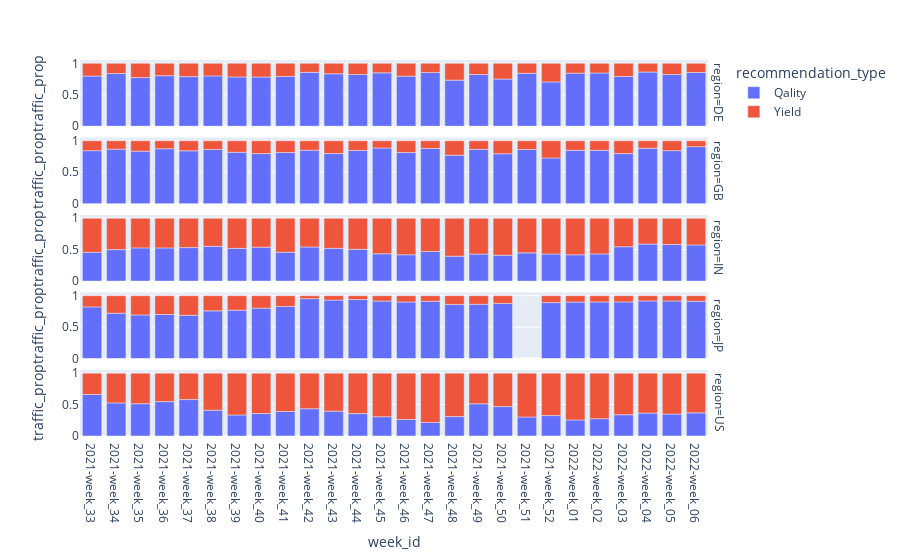

This figure's notebook cell:
### Code cell
px.bar(traffic_prop_per_type_wow, x='week_id', y='traffic_prop', color='recommendation_type', facet_row='region', height=800)

### Figure 1 — Plotly figure (JSON) as saved in the notebook; plotly's stock layout.template omitted (floating-point values rounded to 4 significant figures)
{"data": [{"alignmentgroup": "True", "hovertemplate": "recommendation_type=Qality<br>region=DE<br>week_id=%{x}<br>traffic_prop=%{y}<extra></extra>", "legendgroup": "Qality", "marker": {"color": "#636efa", "pattern": {"shape": ""}}, "name": "Qality", "offsetgroup": "Qality", "orientation": "v", "showlegend": true, "textposition": "auto", "type": "bar", "x": ["2021-week_33", "2021-week_34", "2021-week_35", "2021-week_36", "2021-week_37", "2021-week_38", "2021-week_39", "2021-week_40", "2021-week_41", "2021-week_42", "2021-week_43", "2021-week_44", "2021-week_45", "2021-week_46", "2021-week_47", "2021-week_48", "2021-week_49", "2021-week_50", "2021-week_51", "2021-week_52", "2022-week_01", "2022-week_02", "2022-week_03", "2022-week_04", "2022-week_05", "2022-week_06"], "xaxis": "x5", "y": [0.7967, 0.8369, 0.7731, 0.803, 0.7883, 0.8, 0.7831, 0.7816, 0.7912, 0.8564, 0.8332, 0.8222, 0.8485, 0.7961, 0.8553, 0.7324, 0.8218, 0.7494, 0.8407, 0.7036, 0.8435, 0.8467, 0.791, 0.8617, 0.8224, 0.8536], "yaxis": "y5"}, {"alignmentgroup": "True", "hovertemplate": "recommendation_type=Qality<br>region=GB<br>week_id=%{x}<br>traffic_prop=%{y}<extra></extra>", "legendgroup": "Qality", "marker": {"color": "#636efa", "pattern": {"shape": ""}}, "name": "Qality", "offsetgroup": "Qality", "orientation": "v", "showlegend": false, "textposition": "auto", "type": "bar", "x": ["2021-week_33", "2021-week_34", "2021-week_35", "2021-week_36", "2021-week_37", "2021-week_38", "2021-week_39", "2021-week_40", "2021-week_41", "2021-week_42", "2021-week_43", "2021-week_44", "2021-week_45", "2021-week_46", "2021-week_47", "2021-week_48", "2021-week_49", "2021-week_50", "2021-week_51", "2021-week_52", "2022-week_01", "2022-week_02", "2022-week_03", "2022-week_04", "2022-week_05", "2022-week_06"], "xaxis": "x4", "y": [0.8428, 0.8666, 0.8345, 0.8732, 0.8406, 0.862, 0.8169, 0.7957, 0.8129, 0.85, 0.7963, 0.8459, 0.8843, 0.8124, 0.8779, 0.7697, 0.8632, 0.7931, 0.8613, 0.7259, 0.8474, 0.8481, 0.7956, 0.88, 0.8431, 0.9065], "yaxis": "y4"}, {"alignmentgroup": "True", "hovertemplate": "recommendation_type=Qality<br>region=IN<br>week_id=%{x}<br>traffic_prop=%{y}<extra></extra>", "legendgroup": "Qality", "marker": {"color": "#636efa", "pattern": {"shape": ""}}, "name": "Qality", "offsetgroup": "Qality", "orientation": "v", "showlegend": false, "textposition": "auto", "type": "bar", "x": ["2021-week_33", "2021-week_34", "2021-week_35", "2021-week_36", "2021-week_37", "2021-week_38", "2021-week_39", "2021-week_40", "2021-week_41", "2021-week_42", "2021-week_43", "2021-week_44", "2021-week_45", "2021-week_46", "2021-week_47", "2021-week_48", "2021-week_49", "2021-week_50", "2021-week_51", "2021-week_52", "2022-week_01", "2022-week_02", "2022-week_03", "2022-week_04", "2022-week_05", "2022-week_06"], "xaxis": "x3", "y": [0.4581, 0.5005, 0.5282, 0.5279, 0.5328, 0.5534, 0.5205, 0.5396, 0.4589, 0.5428, 0.5211, 0.5047, 0.4344, 0.4189, 0.4706, 0.3958, 0.4294, 0.411, 0.449, 0.4307, 0.4187, 0.432, 0.5463, 0.589, 0.5818, 0.5746], "yaxis": "y3"}, {"alignmentgroup": "True", "hovertemplate": "recommendation_type=Qality<br>region=JP<br>week_id=%{x}<br>traffic_prop=%{y}<extra></extra>", "legendgroup": "Qality", "marker": {"color": "#636efa", "pattern": {"shape": ""}}, "name": "Qality", "offsetgroup": "Qality", "orientation": "v", "showlegend": false, "textposition": "auto", "type": "bar", "x": ["2021-week_33", "2021-week_34", "2021-week_35", "2021-week_36", "2021-week_37", "2021-week_38", "2021-week_39", "2021-week_40", "2021-week_41", "2021-week_42", "2021-week_43", "2021-week_44", "2021-week_45", "2021-week_46", "2021-week_47", "2021-week_48", "2021-week_49", "2021-week_50", "2021-week_52", "2022-week_01", "2022-week_02", "2022-week_03", "2022-week_04", "2022-week_05", "2022-week_06"], "xaxis": "x2", "y": [0.8218, 0.7205, 0.6937, 0.7004, 0.6873, 0.7585, 0.7696, 0.8016, 0.829, 0.9525, 0.9299, 0.938, 0.9151, 0.8993, 0.9117, 0.8607, 0.863, 0.8772, 0.89, 0.8981, 0.9002, 0.9011, 0.9168, 0.9159, 0.9114], "yaxis": "y2"}, {"alignmentgroup": "True", "hovertemplate": "recommendation_type=Qality<br>region=US<br>week_id=%{x}<br>traffic_prop=%{y}<extra></extra>", "legendgroup": "Qality", "marker": {"color": "#636efa", "pattern": {"shape": ""}}, "name": "Qality", "offsetgroup": "Qality", "orientation": "v", "showlegend": false, "textposition": "auto", "type": "bar", "x": ["2021-week_33", "2021-week_34", "2021-week_35", "2021-week_36", "2021-week_37", "2021-week_38", "2021-week_39", "2021-week_40", "2021-week_41", "2021-week_42", "2021-week_43", "2021-week_44", "2021-week_45", "2021-week_46", "2021-week_47", "2021-week_48", "2021-week_49", "2021-week_50", "2021-week_51", "2021-week_52", "2022-week_01", "2022-week_02", "2022-week_03", "2022-week_04", "2022-week_05", "2022-week_06"], "xaxis": "x", "y": [0.6608, 0.5265, 0.5138, 0.547, 0.5794, 0.4108, 0.3347, 0.3572, 0.3895, 0.4341, 0.3955, 0.3566, 0.3071, 0.2631, 0.2163, 0.3085, 0.5125, 0.4673, 0.3023, 0.3249, 0.2549, 0.2754, 0.3385, 0.3638, 0.3489, 0.368], "yaxis": "y"}, {"alignmentgroup": "True", "hovertemplate": "recommendation_type=Yield<br>region=DE<br>week_id=%{x}<br>traffic_prop=%{y}<extra></extra>", "legendgroup": "Yield", "marker": {"color": "#EF553B", "pattern": {"shape": ""}}, "name": "Yield", "offsetgroup": "Yield", "orientation": "v", "showlegend": true, "textposition": "auto", "type": "bar", "x": ["2021-week_33", "2021-week_34", "2021-week_35", "2021-week_36", "2021-week_37", "2021-week_38", "2021-week_39", "2021-week_40", "2021-week_41", "2021-week_42", "2021-week_43", "2021-week_44", "2021-week_45", "2021-week_46", "2021-week_47", "2021-week_48", "2021-week_49", "2021-week_50", "2021-week_51", "2021-week_52", "2022-week_01", "2022-week_02", "2022-week_03", "2022-week_04", "2022-week_05", "2022-week_06"], "xaxis": "x5", "y": [0.2033, 0.1631, 0.2269, 0.197, 0.2117, 0.2, 0.2169, 0.2184, 0.2088, 0.1436, 0.1668, 0.1778, 0.1515, 0.2039, 0.1447, 0.2676, 0.1782, 0.2506, 0.1593, 0.2964, 0.1565, 0.1533, 0.209, 0.1383, 0.1776, 0.1464], "yaxis": "y5"}, {"alignmentgroup": "True", "hovertemplate": "recommendation_type=Yield<br>region=GB<br>week_id=%{x}<br>traffic_prop=%{y}<extra></extra>", "legendgroup": "Yield", "marker": {"color": "#EF553B", "pattern": {"shape": ""}}, "name": "Yield", "offsetgroup": "Yield", "orientation": "v", "showlegend": false, "textposition": "auto", "type": "bar", "x": ["2021-week_33", "2021-week_34", "2021-week_35", "2021-week_36", "2021-week_37", "2021-week_38", "2021-week_39", "2021-week_40", "2021-week_41", "2021-week_42", "2021-week_43", "2021-week_44", "2021-week_45", "2021-week_46", "2021-week_47", "2021-week_48", "2021-week_49", "2021-week_50", "2021-week_51", "2021-week_52", "2022-week_01", "2022-week_02", "2022-week_03", "2022-week_04", "2022-week_05", "2022-week_06"], "xaxis": "x4", "y": [0.1572, 0.1334, 0.1655, 0.1268, 0.1594, 0.138, 0.1831, 0.2043, 0.1871, 0.15, 0.2037, 0.1541, 0.1157, 0.1876, 0.1221, 0.2303, 0.1368, 0.2069, 0.1387, 0.2741, 0.1526, 0.1519, 0.2044, 0.12, 0.1569, 0.09353], "yaxis": "y4"}, {"alignmentgroup": "True", "hovertemplate": "recommendation_type=Yield<br>region=IN<br>week_id=%{x}<br>traffic_prop=%{y}<extra></extra>", "legendgroup": "Yield", "marker": {"color": "#EF553B", "pattern": {"shape": ""}}, "name": "Yield", "offsetgroup": "Yield", "orientation": "v", "showlegend": false, "textposition": "auto", "type": "bar", "x": ["2021-week_33", "2021-week_34", "2021-week_35", "2021-week_36", "2021-week_37", "2021-week_38", "2021-week_39", "2021-week_40", "2021-week_41", "2021-week_42", "2021-week_43", "2021-week_44", "2021-week_45", "2021-week_46", "2021-week_47", "2021-week_48", "2021-week_49", "2021-week_50", "2021-week_51", "2021-week_52", "2022-week_01", "2022-week_02", "2022-week_03", "2022-week_04", "2022-week_05", "2022-week_06"], "xaxis": "x3", "y": [0.5419, 0.4995, 0.4718, 0.4721, 0.4672, 0.4466, 0.4795, 0.4604, 0.5411, 0.4572, 0.4789, 0.4953, 0.5656, 0.5811, 0.5294, 0.6042, 0.5706, 0.589, 0.551, 0.5693, 0.5813, 0.568, 0.4537, 0.411, 0.4182, 0.4254], "yaxis": "y3"}, {"alignmentgroup": "True", "hovertemplate": "recommendation_type=Yield<br>region=JP<br>week_id=%{x}<br>traffic_prop=%{y}<extra></extra>", "legendgroup": "Yield", "marker": {"color": "#EF553B", "pattern": {"shape": ""}}, "name": "Yield", "offsetgroup": "Yield", "orientation": "v", "showlegend": false, "textposition": "auto", "type": "bar", "x": ["2021-week_33", "2021-week_34", "2021-week_35", "2021-week_36", "2021-week_37", "2021-week_38", "2021-week_39", "2021-week_40", "2021-week_41", "2021-week_42", "2021-week_43", "2021-week_44", "2021-week_45", "2021-week_46", "2021-week_47", "2021-week_48", "2021-week_49", "2021-week_50", "2021-week_52", "2022-week_01", "2022-week_02", "2022-week_03", "2022-week_04", "2022-week_05", "2022-week_06"], "xaxis": "x2", "y": [0.1782, 0.2795, 0.3063, 0.2996, 0.3127, 0.2415, 0.2304, 0.1984, 0.171, 0.04753, 0.07009, 0.062, 0.08492, 0.1007, 0.08834, 0.1393, 0.137, 0.1228, 0.11, 0.1019, 0.09975, 0.09886, 0.08323, 0.08406, 0.08858], "yaxis": "y2"}, {"alignmentgroup": "True", "hovertemplate": "recommendation_type=Yield<br>region=US<br>week_id=%{x}<br>traffic_prop=%{y}<extra></extra>", "legendgroup": "Yield", "marker": {"color": "#EF553B", "pattern": {"shape": ""}}, "name": "Yield", "offsetgroup": "Yield", "orientation": "v", "showlegend": false, "textposition": "auto", "type": "bar", "x": ["2021-week_33", "2021-week_34", "2021-week_35", "2021-week_36", "2021-week_37", "2021-week_38", "2021-week_39", "2021-week_40", "2021-week_41", "2021-week_42", "2021-week_43", "2021-week_44", "2021-week_45", "2021-week_46", "2021-week_47", "2021-week_48", "2021-week_49", "2021-week_50", "2021-week_51", "2021-week_52", "2022-week_01", "2022-week_02", "2022-week_03", "2022-week_04", "2022-week_05", "2022-week_06"], "xaxis": "x", "y": [0.3392, 0.4735, 0.4862, 0.453, 0.4206, 0.5892, 0.6653, 0.6428, 0.6105, 0.5659, 0.6045, 0.6434, 0.6929, 0.7369, 0.7837, 0.6915, 0.4875, 0.5327, 0.6977, 0.6751, 0.7451, 0.7246, 0.6615, 0.6362, 0.6511, 0.632], "yaxis": "y"}], "layout": {"annotations": [{"font": {}, "showarrow": false, "text": "region=US", "textangle": 90, "x": 0.98, "xanchor": "left", "xref": "paper", "y": 0.088, "yanchor": "middle", "yref": "paper"}, {"font": {}, "showarrow": false, "text": "region=JP", "textangle": 90, "x": 0.98, "xanchor": "left", "xref": "paper", "y": 0.294, "yanchor": "middle", "yref": "paper"}, {"font": {}, "showarrow": false, "text": "region=IN", "textangle": 90, "x": 0.98, "xanchor": "left", "xref": "paper", "y": 0.5, "yanchor": "middle", "yref": "paper"}, {"font": {}, "showarrow": false, "text": "region=GB", "textangle": 90, "x": 0.98, "xanchor": "left", "xref": "paper", "y": 0.706, "yanchor": "middle", "yref": "paper"}, {"font": {}, "showarrow": false, "text": "region=DE", "textangle": 90, "x": 0.98, "xanchor": "left", "xref": "paper", "y": 0.912, "yanchor": "middle", "yref": "paper"}], "autosize": true, "barmode": "relative", "legend": {"title": {"text": "recommendation_type"}, "tracegroupgap": 0}, "margin": {"t": 60}, "xaxis": {"anchor": "y", "autorange": true, "domain": [0, 0.98], "range": [-0.5, 25.5], "title": {"text": "week_id"}, "type": "category"}, "xaxis2": {"anchor": "y2", "autorange": true, "domain": [0, 0.98], "matches": "x", "range": [-0.5, 25.5], "showticklabels": false, "type": "category"}, "xaxis3": {"anchor": "y3", "autorange": true, "domain": [0, 0.98], "matches": "x", "range": [-0.5, 25.5], "showticklabels": false, "type": "category"}, "xaxis4": {"anchor": "y4", "autorange": true, "domain": [0, 0.98], "matches": "x", "range": [-0.5, 25.5], "showticklabels": false, "type": "category"}, "xaxis5": {"anchor": "y5", "autorange": true, "domain": [0, 0.98], "matches": "x", "range": [-0.5, 25.5], "showticklabels": false, "type": "category"}, "yaxis": {"anchor": "x", "autorange": true, "domain": [0, 0.176], "range": [0, 1.053], "title": {"text": "traffic_prop"}, "type": "linear"}, "yaxis2": {"anchor": "x2", "autorange": true, "domain": [0.206, 0.382], "matches": "y", "range": [0, 1.053], "title": {"text": "traffic_prop"}, "type": "linear"}, "yaxis3": {"anchor": "x3", "autorange": true, "domain": [0.412, 0.588], "matches": "y", "range": [0, 1.053], "title": {"text": "traffic_prop"}, "type": "linear"}, "yaxis4": {"anchor": "x4", "autorange": true, "domain": [0.618, 0.794], "matches": "y", "range": [0, 1.053], "title": {"text": "traffic_prop"}, "type": "linear"}, "yaxis5": {"anchor": "x5", "autorange": true, "domain": [0.824, 1], "matches": "y", "range": [0, 1.053], "title": {"text": "traffic_prop"}, "type": "linear"}}}
